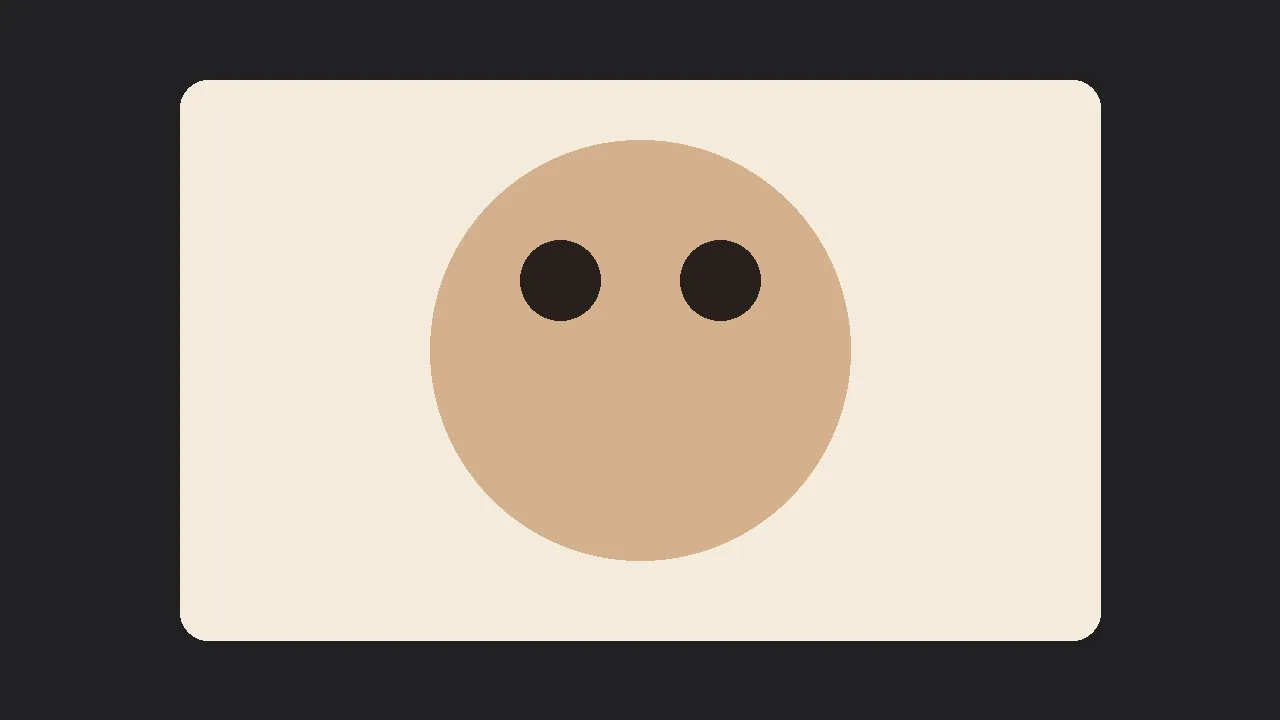
#> input picture two-down/assets/hints/photo-still.webp, 1280 x 720 px; its folder holds only this picture in this run
$ python -i render.py   (imports and definitions only)
#> lines starting #> are read from the running program, lines starting #| are printed output that depends on the picture
#> further down, picture is the input picture: PIL image 1280x720 RGB; mean R, G, B 144.4, 135.2, 125.2
from __future__ import annotations

import re
import shutil
import subprocess
from pathlib import Path

from PIL import Image, ImageDraw, ImageFont

from dataclasses import dataclass

from twodown.audio import SITE_AUDIO_ENCODE, SITE_MOVFLAGS, finish_short_audio
from twodown.config import (
    BRAND,
    CREAM,
    CRIMSON,
    FONT_BOLD,
    FONT_REGULAR,
    FONT_SANS,
    FONT_SANS_BOLD,
    HINT_LINE,
    HINT_MISS,
    INK,
    INTRO_BUMPER,
    TAGLINE,
    MUTED,
    NEWS_BG,
    NEWS_GRID,
    THINK_PROMPT,
    pick_wisdom,
)
from twodown.croc import paste_croc
from twodown.hints import attach_hint, ensure_hint_photo, hint_for_clue
from twodown.models import Clue
from twodown.scenes import DEFAULT_SCENE, Scene, get_scene
from twodown.script import _spoken_parse

WIDTH, HEIGHT = 1080, 1920
PHOTO_INK = (252, 247, 236)
PHOTO_MUTED = (220, 208, 190)
MARGIN = 72
# Parse under the answer: second-loudest thing on the card after the crimson answer.
PARSE_FONT = FONT_SANS_BOLD
PARSE_SIZE = 60
PARSE_FILL = INK
PARSE_MAX_LINES = 5
PARSE_SPACING = 20
# Map speech into the Short and make it unmistakable (widgets often play quiet).
AUDIO_LOUDNESS = "loudnorm=I=-16:TP=-1.5:LRA=11,volume=3,alimiter=limit=0.95"


def _font(path: str, size: int) -> ImageFont.FreeTypeFont:
    return ImageFont.truetype(path, size)


# [15 lines left out: function _wrap, not called in this run]


def _cover_crop(photo: Image.Image, size: tuple[int, int] = (WIDTH, HEIGHT)) -> Image.Image:
#> called with size = (1080, 1920)
    width, height = size
    image = photo.convert("RGB")
    iw, ih = image.size
#> iw = 1280; ih = 720
    scale = max(width / iw, height / ih)
#> scale = 2.67
    nw, nh = max(width, int(iw * scale)), max(height, int(ih * scale))
#> nw = 3413; nh = 1920
    image = image.resize((nw, nh), Image.Resampling.LANCZOS)
    left = (nw - width) // 2
#> left = 1166
    top = (nh - height) // 2
#> top = 0
    return image.crop((left, top, left + width, top + height))
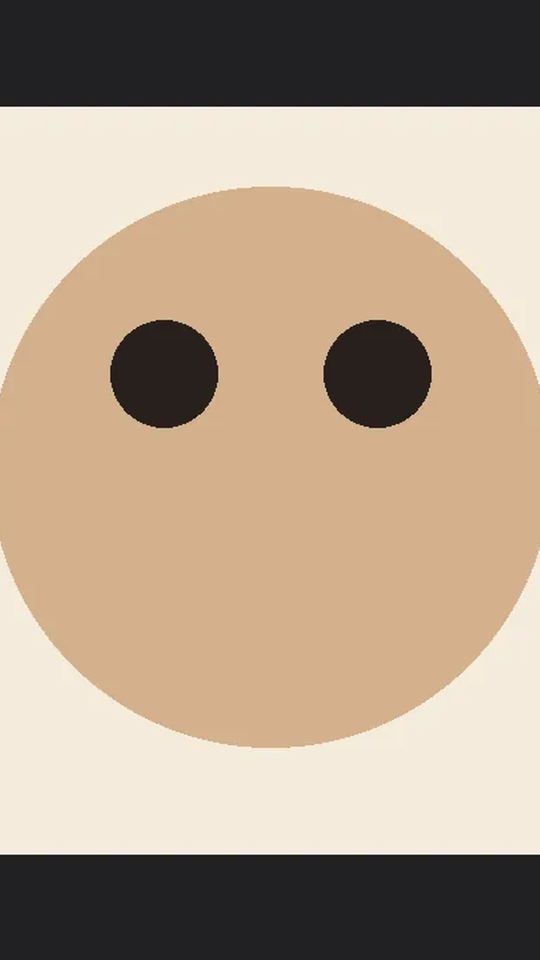
#> returned value: PIL image 1080x1920 RGB (shown at 1/2 size); mean R, G, B 176.2, 157.3, 137.4


# [43 lines left out: functions _newsprint_canvas, _enum_groups, _cell_letters, _center_text, not called in this run]


def _brand_parts() -> tuple[str, str]:
    head, _, tail = BRAND.partition(".")
    return head, f".{tail}" if tail else ""


# [74 lines left out: functions _draw_wordmark, _draw_kicker, _draw_clue, _draw_lights, _source_footer, not called in this run]


def _footer(draw: ImageDraw.ImageDraw, text: str) -> None:
    foot = _font(FONT_SANS, 22)
    _center_text(draw, HEIGHT - 88, text, foot, MUTED, spacing=0)


# [27 lines that did not run here, left out]


def _new_card() -> tuple[Image.Image, ImageDraw.ImageDraw]:
    return _newsprint_canvas()


# [68 lines that did not run here, left out]


# [6 lines that did not run here, left out]


# [5 lines that did not run here, left out]


# [2 lines that did not run here, left out]


# [48 lines left out: functions opening_frame_poster, write_thumbnail, not called in this run]


# [2 lines that did not run here, left out]


# [52 lines left out: functions write_share_card, _ffprobe_seconds, not called in this run]


def audio_seconds(path: Path) -> float:
    return _ffprobe_seconds(path)


def intro_bumper_path() -> Path:
    """Aled's recorded dictionary ident. Picture plus his spoken invite."""
    return INTRO_BUMPER


# [9 lines left out: function intro_bumper_seconds, not called in this run]


@dataclass(frozen=True)
class ShortTimings:
    intro: float
    clue: float
    letters: float
    think: float
    hint: float
    answer: float
    parse: float
    source: float
    outro: float

    @property
    def until_answer(self) -> float:
        return self.intro + self.clue + self.letters + self.think + self.hint


# [220 lines left out: functions _encode_clips, _motion_clip, _concat_motion, render_video, not called in this run]

>>> from PIL import Image
>>> picture = Image.open('../../assets/hints/photo-still.webp')
>>> result = _cover_crop(picture)
